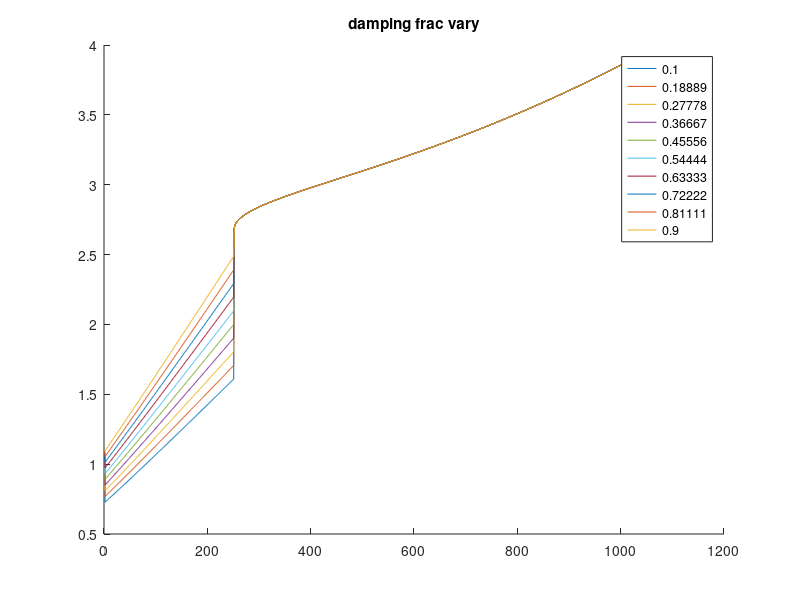

The MATLAB source for this figure:
clear all
close all
n_particles = 2;
t_max = 10;
dt = 0.01;
t_durn = 0:dt:t_max;


% particle params
m = 1;
k=0.75;
damping_frac = 0.9;
R = 10;

%
diff_coef = 3.832e-10;
atomic_vol = 1.18e-7;
surface_energy = 2.5*0.01;
dihedral_angle = 146*(pi/180); % radians
density = 8920;
kT = 1.38e-23*1e3;

% initial vals
x = zeros(n_particles,length(t_durn));
y = zeros(n_particles,length(t_durn));

vx = zeros(n_particles,length(t_durn));
vy = zeros(n_particles,length(t_durn));

vrn_vec = zeros(1,length(t_durn));

force_e_x = zeros(1,length(t_durn));
force_e_y = zeros(1,length(t_durn));

force_d_x = zeros(1,length(t_durn));
force_d_y = zeros(1,length(t_durn));


force_v_x = zeros(1,length(t_durn));
force_v_y = zeros(1,length(t_durn));

force_s_x = zeros(1,length(t_durn));
force_s_y = zeros(1,length(t_durn));

force_total_x = zeros(1,length(t_durn));
force_total_y = zeros(1,length(t_durn));

a = zeros(1,length(t_durn));


forces_all_order = zeros(length(-0.5:0.5:3), length(t_durn));
e_forces_all_order = zeros(length(-0.5:0.5:3), length(t_durn));
d_forces_all_order = zeros(length(-0.5:0.5:3), length(t_durn));
v_forces_all_order = zeros(length(-0.5:0.5:3), length(t_durn));
s_forces_all_order = zeros(length(-0.5:0.5:3), length(t_durn));


% intialise
x(1,1) = rand;
x(2,1) = rand;

y(1,1) = rand;
y(2,1) = rand;

d = sqrt( (x(1,1) - x(2,1))^2  +  (y(1,1) - y(2,1))^2 );
if d >= 2*R
    while d > 2*R
        x(1,1) = rand;
        x(2,1) = rand;

        y(1,1) = rand;
        y(2,1) = rand;

        d = sqrt( (x(1,1) - x(2,1))^2  +  (y(1,1) - y(2,1))^2 );
    end
end

vx(1,1) = rand;
vx(2,1) = rand;

vy(1,1) = rand;
vy(2,1) = rand;
% initialize
t=2; ord = 1;
d = sqrt( (x(1,t-1) - x(2,t-1))^2  +  (y(1,t-1) - y(2,t-1))^2 );
force_e = k*(d^ord);
dx = ( x(1,t-1) - x(2,t-1) );
dy = ( y(1,t-1) - y(2,t-1) );
force_e_x(t-1) = force_e*(abs(dx)/d);
force_e_y(t-1) = force_e*(abs(dy)/d);

v1x = vx(1,t-1);
v1y = vy(1,t-1);

v2x = vx(2,t-1);
v2y = vy(2,t-1);

unit_vec = [dx, dy]./d;
v1n = v1x*unit_vec(1) + v1y*unit_vec(2);
v2n = v2x*unit_vec(1) + v2y*unit_vec(2);
vrn = v1n - v2n;
vrn_vec(t-1) = vrn;

%     force_d = damping_frac*sqrt(2*m*k)*vrn;
% according to other paper, so that penetration power can be kept at both
% terms
force_d = damping_frac*(d^ord)*sqrt(2*m*k)*vrn;
force_d_x(t-1) = force_d*(abs(dx)/d);
force_d_y(t-1) = force_d*(abs(dy)/d);

force_total_x(t-1) = force_e_x(t-1) + force_d_x(t-1);
force_total_y(t-1) = force_e_y(t-1) + force_d_y(t-1);


ord = 1;
% sensitivity
param_range = linspace(0.1,0.9,10);
figure
hold on
for param=param_range
    damping_frac = param;
    for t=2:length(t_durn)
        
        d = sqrt( (x(1,t-1) - x(2,t-1))^2  +  (y(1,t-1) - y(2,t-1))^2 );

        if d < R/5
            force_e = k*(d^ord);
            dx = ( x(1,t-1) - x(2,t-1) );
            dy = ( y(1,t-1) - y(2,t-1) );
            force_e_x(t) = force_e*(abs(dx)/d);
            force_e_y(t) = force_e*(abs(dy)/d);


            v1x = vx(1,t-1);
            v1y = vy(1,t-1);

            v2x = vx(2,t-1);
            v2y = vy(2,t-1);

            unit_vec = [dx, dy]./d;
            v1n = v1x*unit_vec(1) + v1y*unit_vec(2);
            v2n = v2x*unit_vec(1) + v2y*unit_vec(2);
            vrn = v1n - v2n;
            vrn_vec(t) = vrn;
            %     force_d = damping_frac*sqrt(2*m*k)*vrn;
            % according to other paper, so that penetration power can be kept at both
            % terms
            force_d = damping_frac*(d^ord)*sqrt(2*m*k)*vrn;
            force_d_x(t) = force_d*(abs(dx)/d);
            force_d_y(t) = force_d*(abs(dy)/d);

            force_total_x(t) = force_e_x(t) + force_d_x(t);
            force_total_y(t) = force_e_y(t) + force_d_y(t);

            e_forces_all_order(ord*2 + 2,:) = sqrt( (force_e_x).^2 + (force_e_y).^2  );
            d_forces_all_order(ord*2 + 2,:) = sqrt( (force_d_x).^2 + (force_d_y).^2  );
        else % d > r/2 else
            if a(t-1) == 0
                a(t-1) = 1.5*rand;
            end

            force_v = (pi*(a(t-1)^4))/(8*((diff_coef*atomic_vol)/(kT)));
            dx = ( x(1,t-1) - x(2,t-1) );
            dy = ( y(1,t-1) - y(2,t-1) );
            force_v_x(t) = force_v*(abs(dx)/d);
            force_v_y(t) = force_v*(abs(dy)/d);


            v1x = vx(1,t-1);
            v1y = vy(1,t-1);

            v2x = vx(2,t-1);
            v2y = vy(2,t-1);

            unit_vec = [-dx, -dy]./d;
            v1n = v1x*unit_vec(1) + v1y*unit_vec(2);
            v2n = v2x*unit_vec(1) + v2y*unit_vec(2);
            vrn = v1n - v2n;
            vrn_vec(t) = vrn;
            a(t) = sqrt(a(t-1)^2 -  2*R*vrn*dt);

            force_s = pi*(surface_energy)*(4*R*( 1 - 0.5*cos(dihedral_angle/2) ) + a(t-1)*sin(dihedral_angle/2) );
            force_s_x(t) = force_s*(abs(dx)/d);
            force_s_y(t) = force_s*(abs(dy)/d);


            force_total_x(t) = force_v_x(t) + force_s_x(t);
            force_total_y(t) = force_v_y(t) + force_s_y(t);


            v_forces_all_order(ord*2 + 2,:) = sqrt( (force_v_x).^2 + (force_v_y).^2  );
            s_forces_all_order(ord*2 + 2,:) = sqrt( (force_s_x).^2 + (force_s_y).^2  );


        end % d > r/2

        for n=1:n_particles
            vx(n,t) =  vx(n,t-1)+ (  (-1^n)*(force_total_x(t))/m   )*dt;
            vy(n,t) =  vy(n,t-1) + (  (-1^n)*(force_total_y(t))/m   )*dt;
        end

        for n=1:n_particles
            x(n,t) = x(n,t-1) + vx(n,t)*dt;
            y(n,t) = y(n,t-1) + vy(n,t)*dt;
        end
    end % t
 plot(sqrt( (force_total_x).^2 + (force_total_y).^2  ))
end % end of param
hold off
legend([strsplit(num2str(param_range))])
title('damping frac vary')




%     plot( sqrt( (x(1,:)-x(2,:)).^2 + (y(1,:)-y(2,:)).^2 ), 'LineWidth',3 )
%     plot(vrn_vec,'LineWidth',3)







